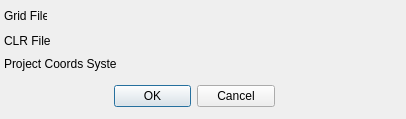
<?xml version="1.0" encoding="UTF-8"?>
<ui version="4.0">
 <class>GrdLoaderDialogBase</class>
 <widget class="QDialog" name="GrdLoaderDialogBase">
  <property name="geometry">
   <rect>
    <x>0</x>
    <y>0</y>
    <width>406</width>
    <height>119</height>
   </rect>
  </property>
  <property name="windowTitle">
   <string>GrdLoader</string>
  </property>
  <widget class="QDialogButtonBox" name="button_box">
   <property name="geometry">
    <rect>
     <x>114</x>
     <y>80</y>
     <width>161</width>
     <height>32</height>
    </rect>
   </property>
   <property name="orientation">
    <enum>Qt::Horizontal</enum>
   </property>
   <property name="standardButtons">
    <set>QDialogButtonBox::Cancel|QDialogButtonBox::Ok</set>
   </property>
  </widget>
  <widget class="QLabel" name="label_3">
   <property name="geometry">
    <rect>
     <x>4</x>
     <y>34</y>
     <width>47</width>
     <height>13</height>
    </rect>
   </property>
   <property name="text">
    <string>CLR File</string>
   </property>
  </widget>
  <widget class="QgsFileWidget" name="mGrdFilePath">
   <property name="geometry">
    <rect>
     <x>50</x>
     <y>4</y>
     <width>339</width>
     <height>27</height>
    </rect>
   </property>
   <property name="filter">
    <string>*.grd</string>
   </property>
  </widget>
  <widget class="QLabel" name="label_5">
   <property name="geometry">
    <rect>
     <x>4</x>
     <y>8</y>
     <width>43</width>
     <height>16</height>
    </rect>
   </property>
   <property name="text">
    <string>Grid File</string>
   </property>
  </widget>
  <widget class="QLabel" name="label">
   <property name="geometry">
    <rect>
     <x>4</x>
     <y>56</y>
     <width>113</width>
     <height>16</height>
    </rect>
   </property>
   <property name="text">
    <string>Project Coords System</string>
   </property>
  </widget>
  <widget class="QgsProjectionSelectionWidget" name="mQgsProjectionSelectionWidget">
   <property name="geometry">
    <rect>
     <x>116</x>
     <y>54</y>
     <width>273</width>
     <height>23</height>
    </rect>
   </property>
  </widget>
  <widget class="QgsFileWidget" name="mClrFilePath">
   <property name="geometry">
    <rect>
     <x>50</x>
     <y>26</y>
     <width>339</width>
     <height>27</height>
    </rect>
   </property>
   <property name="fileWidgetButtonVisible">
    <bool>true</bool>
   </property>
   <property name="dialogTitle">
    <string>Surfer CLR-file</string>
   </property>
   <property name="filter">
    <string>*.clr</string>
   </property>
  </widget>
 </widget>
 <customwidgets>
  <customwidget>
   <class>QgsFileWidget</class>
   <extends>QWidget</extends>
   <header>qgis.gui</header>
  </customwidget>
  <customwidget>
   <class>QgsProjectionSelectionWidget</class>
   <extends>QWidget</extends>
   <header>qgis.gui</header>
  </customwidget>
 </customwidgets>
 <resources/>
 <connections>
  <connection>
   <sender>button_box</sender>
   <signal>accepted()</signal>
   <receiver>GrdLoaderDialogBase</receiver>
   <slot>accept()</slot>
   <hints>
    <hint type="sourcelabel">
     <x>20</x>
     <y>20</y>
    </hint>
    <hint type="destinationlabel">
     <x>20</x>
     <y>20</y>
    </hint>
   </hints>
  </connection>
  <connection>
   <sender>button_box</sender>
   <signal>rejected()</signal>
   <receiver>GrdLoaderDialogBase</receiver>
   <slot>reject()</slot>
   <hints>
    <hint type="sourcelabel">
     <x>20</x>
     <y>20</y>
    </hint>
    <hint type="destinationlabel">
     <x>20</x>
     <y>20</y>
    </hint>
   </hints>
  </connection>
 </connections>
</ui>
